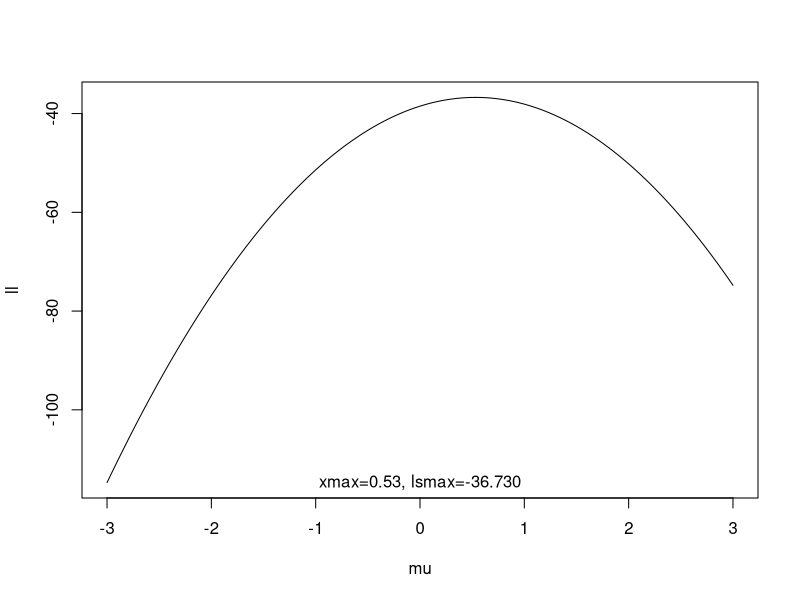
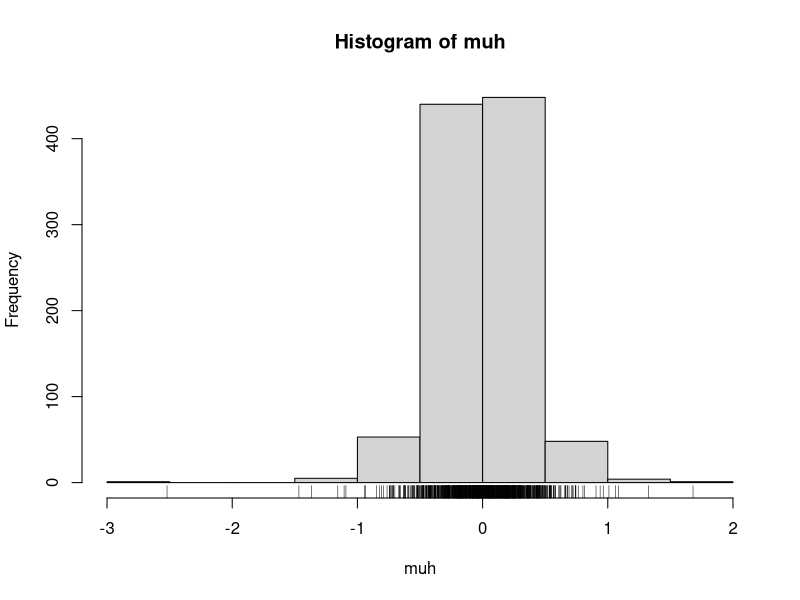
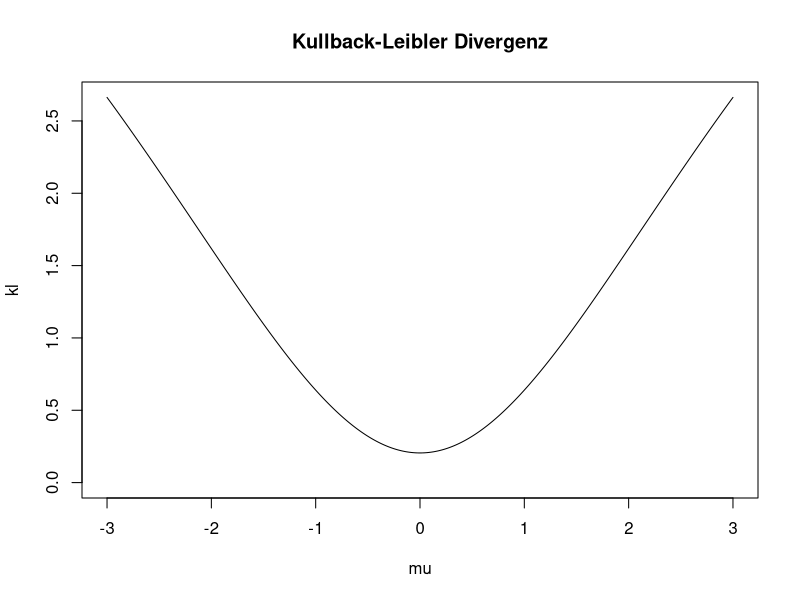
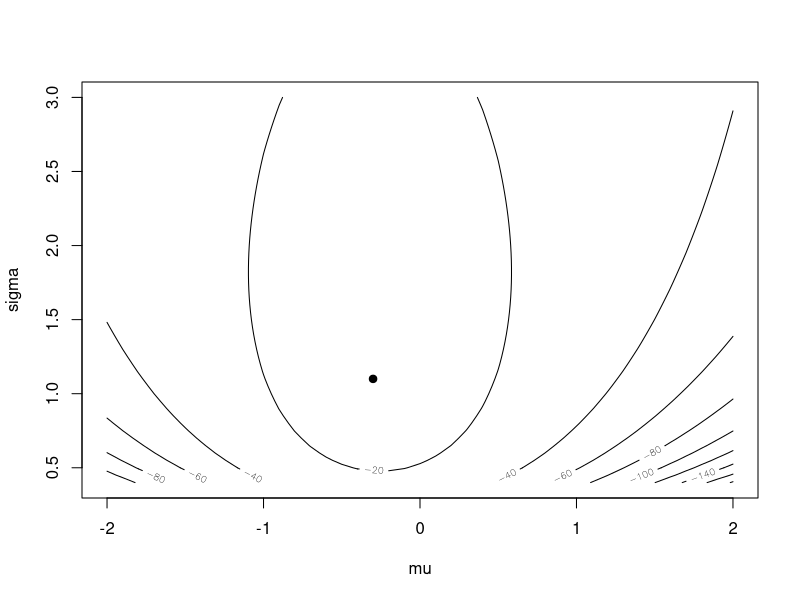
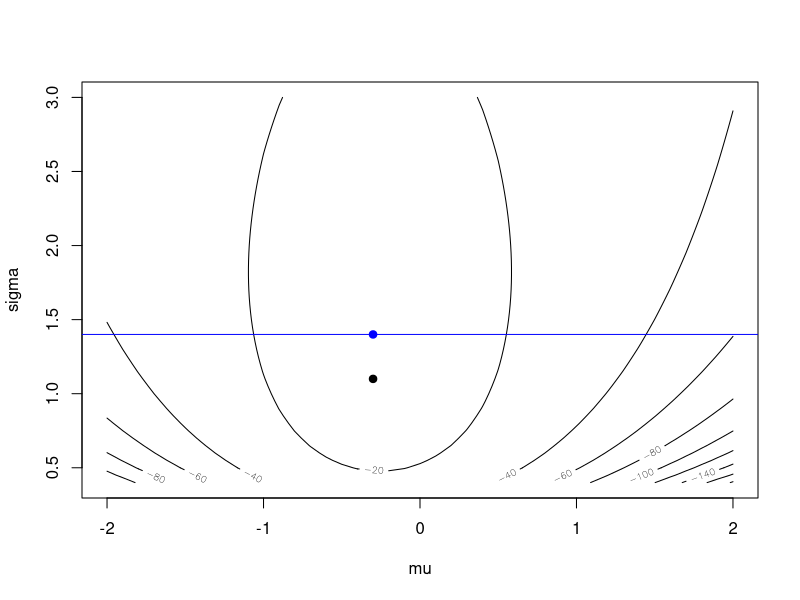

The R source for these figures, in order:
## ---------------------------------------------------------------------------------------------------------------------------------
## a
# X~t_3 : E(X)=0, Var(X)=3/(3-2)=3
sample <- rt(25,3)
sample
## b
llikmu <- function(mu, x) {
  n <- length(x)
  -1/4*sum((x-mu)^2)
}
#
mu <- seq(-3, +3, by=0.01)
ll <- rep(NA, length(mu))
for (i in 1:length(mu)) ll[i] <- llikmu(mu[i], sample)
pos <- which.max(ll)
plot(mu, ll, type="l")
text(0, min(ll), sprintf("xmax=%.2f, lsmax=%.3f", mu[pos], ll[pos]))
## c
B   <- 1000
muh <- rep(NA, B)
for (i in 1:B) {
  sample <- rt(25, 3)
  muh[i] <- optimise(llikmu, c(-3,3), x=sample, maximum = TRUE)$maximum
}
hist(muh)
rug(muh)
## d
kldiv <- function(mu) {
  fun <- function(x, mu) {
    dnorm(x, mean=mu, sd=1/sqrt(2))*log(dnorm(x, mean=mu, sd=1/sqrt(2))/dt(x,3))
  }
  integrate(fun, -5, 5, mu=mu)$value
}
#
mu <- seq(-3, 3, by=0.01)
kl <- rep(NA, length(mu))
for (i in 1:length(mu)) kl[i] <- kldiv(mu[i])
plot (mu, kl, type="l", main="Kullback-Leibler Divergenz", ylim=c(0,max(kl)))
## e
llikmu <- function(musig, x) {
  n <- length(x)
  -n/2*log(musig[2])-1/(2*musig[2])*sum((x-musig[1])^2)
}
#
mu    <- seq(-2,2,by=0.1)
sigma <- seq(0.4, 3, by=0.05)
musig <- expand.grid(mu=mu, sigma=sigma)
head(musig)
sample <- rt(25,3)
z <- rep(NA, nrow(musig))
for (i in 1:nrow(musig)) {
  z[i] <- llikmu(as.numeric(musig[i,]), sample)
}
z <- matrix(z, nrow=length(mu))
contour(mu, sigma, z, xlab="mu", ylab="sigma")
pos <- which(z==max(z), arr.ind = TRUE)
points(mu[pos[1]], sigma[pos[2]], pch=19)
## f
contour(mu, sigma, z, xlab="mu", ylab="sigma")
pos  <- which(z==max(z), arr.ind = TRUE)
points(mu[pos[1]], sigma[pos[2]], pch=19)
z[pos[1],pos[2]]
pos  <- which.min((sqrt(2)-sigma)^2)
abline(h=sigma[pos], col="blue")
mpos <- which.max(z[,pos])
z[mpos,pos]
points(mu[mpos], sigma[pos], pch=19, col="blue")
